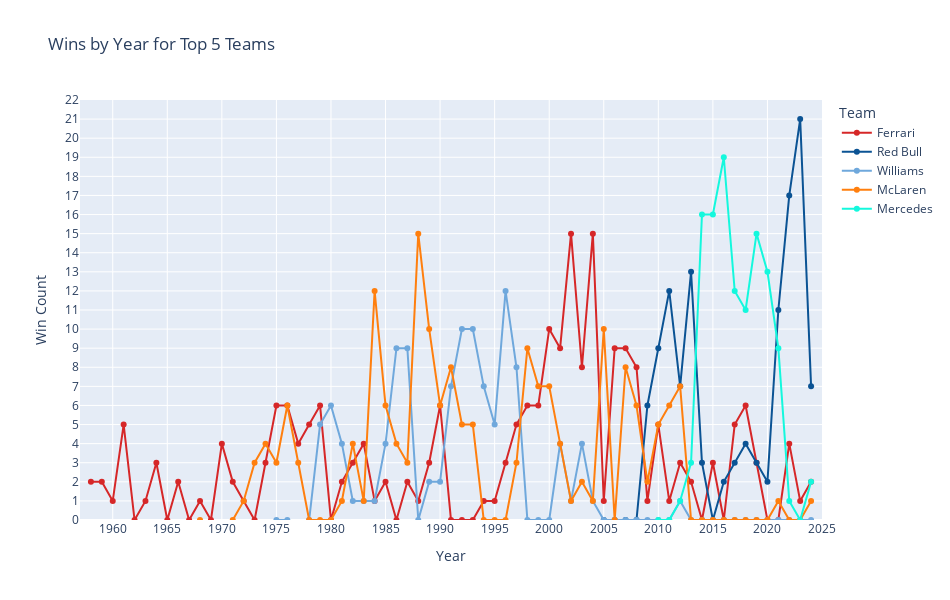

Notebook cell for this chart:
### Code cell
#ccreating line plot with the dataframe to visulise the wins by teams each year
import plotly.express as px

t5_df_melted = t5_df.reset_index().melt(id_vars='index', var_name='Year', value_name='Win Count')

#Giving indivual team colours
individual_colors = ['#d62728', '#0b5394', '#6fa8dc', '#ff7f0e', '#14f8dd']

#Creating plots using plotly express
fig = px.line(t5_df_melted, x='Year', y='Win Count', color='index',
              #Giving labels for the plot
              labels={'Year': 'Year', 'Win Count': 'Win Count', 'index': 'Team'},
              #Giving Titles
              title='Wins by Year for Top 5 Teams',
              hover_data={'index': True, 'Win Count': True},
              #Using team colour
              color_discrete_sequence=individual_colors)

fig.update_layout(hovermode='closest')

fig.update_xaxes(range=[t5_df_melted['Year'].min()-1,t5_df_melted['Year'].max()+1],dtick=5)
fig.update_yaxes(range=[0, t5_df_melted['Win Count'].max() + 1], dtick=1)
fig.update_traces(mode='markers+lines')

#Plot dimension
fig.update_layout(width=950,height=600)
#Show the plot
fig.show()

### Figure 1 — Plotly figure (JSON) as saved in the notebook; plotly's stock layout.template omitted (floating-point values rounded to 4 significant figures)
{"data": [{"customdata": [["Ferrari"], ["Ferrari"], ["Ferrari"], ["Ferrari"], ["Ferrari"], ["Ferrari"], ["Ferrari"], ["Ferrari"], ["Ferrari"], ["Ferrari"], ["Ferrari"], ["Ferrari"], ["Ferrari"], ["Ferrari"], ["Ferrari"], ["Ferrari"], ["Ferrari"], ["Ferrari"], ["Ferrari"], ["Ferrari"], ["Ferrari"], ["Ferrari"], ["Ferrari"], ["Ferrari"], ["Ferrari"], ["Ferrari"], ["Ferrari"], ["Ferrari"], ["Ferrari"], ["Ferrari"], ["Ferrari"], ["Ferrari"], ["Ferrari"], ["Ferrari"], ["Ferrari"], ["Ferrari"], ["Ferrari"], ["Ferrari"], ["Ferrari"], ["Ferrari"], ["Ferrari"], ["Ferrari"], ["Ferrari"], ["Ferrari"], ["Ferrari"], ["Ferrari"], ["Ferrari"], ["Ferrari"], ["Ferrari"], ["Ferrari"], ["Ferrari"], ["Ferrari"], ["Ferrari"], ["Ferrari"], ["Ferrari"], ["Ferrari"], ["Ferrari"], ["Ferrari"], ["Ferrari"], ["Ferrari"], ["Ferrari"], ["Ferrari"], ["Ferrari"], ["Ferrari"], ["Ferrari"], ["Ferrari"], ["Ferrari"]], "hovertemplate": "Team=%{customdata[0]}<br>Year=%{x}<br>Win Count=%{y}<extra></extra>", "legendgroup": "Ferrari", "line": {"color": "#d62728", "dash": "solid"}, "marker": {"symbol": "circle"}, "mode": "markers+lines", "name": "Ferrari", "orientation": "v", "showlegend": true, "type": "scatter", "x": [1958, 1959, 1960, 1961, 1962, 1963, 1964, 1965, 1966, 1967, 1968, 1969, 1970, 1971, 1972, 1973, 1974, 1975, 1976, 1977, 1978, 1979, 1980, 1981, 1982, 1983, 1984, 1985, 1986, 1987, 1988, 1989, 1990, 1991, 1992, 1993, 1994, 1995, 1996, 1997, 1998, 1999, 2000, 2001, 2002, 2003, 2004, 2005, 2006, 2007, 2008, 2009, 2010, 2011, 2012, 2013, 2014, 2015, 2016, 2017, 2018, 2019, 2020, 2021, 2022, 2023, 2024], "xaxis": "x", "y": [2, 2, 1, 5, 0, 1, 3, 0, 2, 0, 1, 0, 4, 2, 1, 0, 3, 6, 6, 4, 5, 6, 0, 2, 3, 4, 1, 2, 0, 2, 1, 3, 6, 0, 0, 0, 1, 1, 3, 5, 6, 6, 10, 9, 15, 8, 15, 1, 9, 9, 8, 1, 5, 1, 3, 2, 0, 3, 0, 5, 6, 3, 0, 0, 4, 1, 2], "yaxis": "y"}, {"customdata": [["Red Bull"], ["Red Bull"], ["Red Bull"], ["Red Bull"], ["Red Bull"], ["Red Bull"], ["Red Bull"], ["Red Bull"], ["Red Bull"], ["Red Bull"], ["Red Bull"], ["Red Bull"], ["Red Bull"], ["Red Bull"], ["Red Bull"], ["Red Bull"], ["Red Bull"], ["Red Bull"], ["Red Bull"], ["Red Bull"], ["Red Bull"], ["Red Bull"], ["Red Bull"], ["Red Bull"], ["Red Bull"], ["Red Bull"], ["Red Bull"], ["Red Bull"], ["Red Bull"], ["Red Bull"], ["Red Bull"], ["Red Bull"], ["Red Bull"], ["Red Bull"], ["Red Bull"], ["Red Bull"], ["Red Bull"], ["Red Bull"], ["Red Bull"], ["Red Bull"], ["Red Bull"], ["Red Bull"], ["Red Bull"], ["Red Bull"], ["Red Bull"], ["Red Bull"], ["Red Bull"], ["Red Bull"], ["Red Bull"], ["Red Bull"], ["Red Bull"], ["Red Bull"], ["Red Bull"], ["Red Bull"], ["Red Bull"], ["Red Bull"], ["Red Bull"], ["Red Bull"], ["Red Bull"], ["Red Bull"], ["Red Bull"], ["Red Bull"], ["Red Bull"], ["Red Bull"], ["Red Bull"], ["Red Bull"], ["Red Bull"]], "hovertemplate": "Team=%{customdata[0]}<br>Year=%{x}<br>Win Count=%{y}<extra></extra>", "legendgroup": "Red Bull", "line": {"color": "#0b5394", "dash": "solid"}, "marker": {"symbol": "circle"}, "mode": "markers+lines", "name": "Red Bull", "orientation": "v", "showlegend": true, "type": "scatter", "x": [1958, 1959, 1960, 1961, 1962, 1963, 1964, 1965, 1966, 1967, 1968, 1969, 1970, 1971, 1972, 1973, 1974, 1975, 1976, 1977, 1978, 1979, 1980, 1981, 1982, 1983, 1984, 1985, 1986, 1987, 1988, 1989, 1990, 1991, 1992, 1993, 1994, 1995, 1996, 1997, 1998, 1999, 2000, 2001, 2002, 2003, 2004, 2005, 2006, 2007, 2008, 2009, 2010, 2011, 2012, 2013, 2014, 2015, 2016, 2017, 2018, 2019, 2020, 2021, 2022, 2023, 2024], "xaxis": "x", "y": [null, null, null, null, null, null, null, null, null, null, null, null, null, null, null, null, null, null, null, null, null, null, null, null, null, null, null, null, null, null, null, null, null, null, null, null, null, null, null, null, null, null, null, null, null, null, null, 0, 0, 0, 0, 6, 9, 12, 7, 13, 3, 0, 2, 3, 4, 3, 2, 11, 17, 21, 7], "yaxis": "y"}, {"customdata": [["Williams"], ["Williams"], ["Williams"], ["Williams"], ["Williams"], ["Williams"], ["Williams"], ["Williams"], ["Williams"], ["Williams"], ["Williams"], ["Williams"], ["Williams"], ["Williams"], ["Williams"], ["Williams"], ["Williams"], ["Williams"], ["Williams"], ["Williams"], ["Williams"], ["Williams"], ["Williams"], ["Williams"], ["Williams"], ["Williams"], ["Williams"], ["Williams"], ["Williams"], ["Williams"], ["Williams"], ["Williams"], ["Williams"], ["Williams"], ["Williams"], ["Williams"], ["Williams"], ["Williams"], ["Williams"], ["Williams"], ["Williams"], ["Williams"], ["Williams"], ["Williams"], ["Williams"], ["Williams"], ["Williams"], ["Williams"], ["Williams"], ["Williams"], ["Williams"], ["Williams"], ["Williams"], ["Williams"], ["Williams"], ["Williams"], ["Williams"], ["Williams"], ["Williams"], ["Williams"], ["Williams"], ["Williams"], ["Williams"], ["Williams"], ["Williams"], ["Williams"], ["Williams"]], "hovertemplate": "Team=%{customdata[0]}<br>Year=%{x}<br>Win Count=%{y}<extra></extra>", "legendgroup": "Williams", "line": {"color": "#6fa8dc", "dash": "solid"}, "marker": {"symbol": "circle"}, "mode": "markers+lines", "name": "Williams", "orientation": "v", "showlegend": true, "type": "scatter", "x": [1958, 1959, 1960, 1961, 1962, 1963, 1964, 1965, 1966, 1967, 1968, 1969, 1970, 1971, 1972, 1973, 1974, 1975, 1976, 1977, 1978, 1979, 1980, 1981, 1982, 1983, 1984, 1985, 1986, 1987, 1988, 1989, 1990, 1991, 1992, 1993, 1994, 1995, 1996, 1997, 1998, 1999, 2000, 2001, 2002, 2003, 2004, 2005, 2006, 2007, 2008, 2009, 2010, 2011, 2012, 2013, 2014, 2015, 2016, 2017, 2018, 2019, 2020, 2021, 2022, 2023, 2024], "xaxis": "x", "y": [null, null, null, null, null, null, null, null, null, null, null, null, null, null, null, null, null, 0, 0, null, 0, 5, 6, 4, 1, 1, 1, 4, 9, 9, 0, 2, 2, 7, 10, 10, 7, 5, 12, 8, 0, 0, 0, 4, 1, 4, 1, 0, 0, 0, 0, 0, 0, 0, 1, 0, 0, 0, 0, 0, 0, 0, 0, 0, 0, 0, 0], "yaxis": "y"}, {"customdata": [["McLaren"], ["McLaren"], ["McLaren"], ["McLaren"], ["McLaren"], ["McLaren"], ["McLaren"], ["McLaren"], ["McLaren"], ["McLaren"], ["McLaren"], ["McLaren"], ["McLaren"], ["McLaren"], ["McLaren"], ["McLaren"], ["McLaren"], ["McLaren"], ["McLaren"], ["McLaren"], ["McLaren"], ["McLaren"], ["McLaren"], ["McLaren"], ["McLaren"], ["McLaren"], ["McLaren"], ["McLaren"], ["McLaren"], ["McLaren"], ["McLaren"], ["McLaren"], ["McLaren"], ["McLaren"], ["McLaren"], ["McLaren"], ["McLaren"], ["McLaren"], ["McLaren"], ["McLaren"], ["McLaren"], ["McLaren"], ["McLaren"], ["McLaren"], ["McLaren"], ["McLaren"], ["McLaren"], ["McLaren"], ["McLaren"], ["McLaren"], ["McLaren"], ["McLaren"], ["McLaren"], ["McLaren"], ["McLaren"], ["McLaren"], ["McLaren"], ["McLaren"], ["McLaren"], ["McLaren"], ["McLaren"], ["McLaren"], ["McLaren"], ["McLaren"], ["McLaren"], ["McLaren"], ["McLaren"]], "hovertemplate": "Team=%{customdata[0]}<br>Year=%{x}<br>Win Count=%{y}<extra></extra>", "legendgroup": "McLaren", "line": {"color": "#ff7f0e", "dash": "solid"}, "marker": {"symbol": "circle"}, "mode": "markers+lines", "name": "McLaren", "orientation": "v", "showlegend": true, "type": "scatter", "x": [1958, 1959, 1960, 1961, 1962, 1963, 1964, 1965, 1966, 1967, 1968, 1969, 1970, 1971, 1972, 1973, 1974, 1975, 1976, 1977, 1978, 1979, 1980, 1981, 1982, 1983, 1984, 1985, 1986, 1987, 1988, 1989, 1990, 1991, 1992, 1993, 1994, 1995, 1996, 1997, 1998, 1999, 2000, 2001, 2002, 2003, 2004, 2005, 2006, 2007, 2008, 2009, 2010, 2011, 2012, 2013, 2014, 2015, 2016, 2017, 2018, 2019, 2020, 2021, 2022, 2023, 2024], "xaxis": "x", "y": [null, null, null, null, null, null, null, null, null, null, 0, null, null, 0, 1, 3, 4, 3, 6, 3, 0, 0, 0, 1, 4, 1, 12, 6, 4, 3, 15, 10, 6, 8, 5, 5, 0, 0, 0, 3, 9, 7, 7, 4, 1, 2, 1, 10, 0, 8, 6, 2, 5, 6, 7, 0, 0, 0, 0, 0, 0, 0, 0, 1, 0, 0, 1], "yaxis": "y"}, {"customdata": [["Mercedes"], ["Mercedes"], ["Mercedes"], ["Mercedes"], ["Mercedes"], ["Mercedes"], ["Mercedes"], ["Mercedes"], ["Mercedes"], ["Mercedes"], ["Mercedes"], ["Mercedes"], ["Mercedes"], ["Mercedes"], ["Mercedes"], ["Mercedes"], ["Mercedes"], ["Mercedes"], ["Mercedes"], ["Mercedes"], ["Mercedes"], ["Mercedes"], ["Mercedes"], ["Mercedes"], ["Mercedes"], ["Mercedes"], ["Mercedes"], ["Mercedes"], ["Mercedes"], ["Mercedes"], ["Mercedes"], ["Mercedes"], ["Mercedes"], ["Mercedes"], ["Mercedes"], ["Mercedes"], ["Mercedes"], ["Mercedes"], ["Mercedes"], ["Mercedes"], ["Mercedes"], ["Mercedes"], ["Mercedes"], ["Mercedes"], ["Mercedes"], ["Mercedes"], ["Mercedes"], ["Mercedes"], ["Mercedes"], ["Mercedes"], ["Mercedes"], ["Mercedes"], ["Mercedes"], ["Mercedes"], ["Mercedes"], ["Mercedes"], ["Mercedes"], ["Mercedes"], ["Mercedes"], ["Mercedes"], ["Mercedes"], ["Mercedes"], ["Mercedes"], ["Mercedes"], ["Mercedes"], ["Mercedes"], ["Mercedes"]], "hovertemplate": "Team=%{customdata[0]}<br>Year=%{x}<br>Win Count=%{y}<extra></extra>", "legendgroup": "Mercedes", "line": {"color": "#14f8dd", "dash": "solid"}, "marker": {"symbol": "circle"}, "mode": "markers+lines", "name": "Mercedes", "orientation": "v", "showlegend": true, "type": "scatter", "x": [1958, 1959, 1960, 1961, 1962, 1963, 1964, 1965, 1966, 1967, 1968, 1969, 1970, 1971, 1972, 1973, 1974, 1975, 1976, 1977, 1978, 1979, 1980, 1981, 1982, 1983, 1984, 1985, 1986, 1987, 1988, 1989, 1990, 1991, 1992, 1993, 1994, 1995, 1996, 1997, 1998, 1999, 2000, 2001, 2002, 2003, 2004, 2005, 2006, 2007, 2008, 2009, 2010, 2011, 2012, 2013, 2014, 2015, 2016, 2017, 2018, 2019, 2020, 2021, 2022, 2023, 2024], "xaxis": "x", "y": [null, null, null, null, null, null, null, null, null, null, null, null, null, null, null, null, null, null, null, null, null, null, null, null, null, null, null, null, null, null, null, null, null, null, null, null, null, null, null, null, null, null, null, null, null, null, null, null, null, null, null, null, 0, 0, 1, 3, 16, 16, 19, 12, 11, 15, 13, 9, 1, 0, 2], "yaxis": "y"}], "layout": {"height": 600, "hovermode": "closest", "legend": {"title": {"text": "Team"}, "tracegroupgap": 0}, "title": {"text": "Wins by Year for Top 5 Teams"}, "width": 950, "xaxis": {"anchor": "y", "domain": [0, 1], "dtick": 5, "range": [1957, 2025], "title": {"text": "Year"}}, "yaxis": {"anchor": "x", "domain": [0, 1], "dtick": 1, "range": [0, 22], "title": {"text": "Win Count"}}}}
